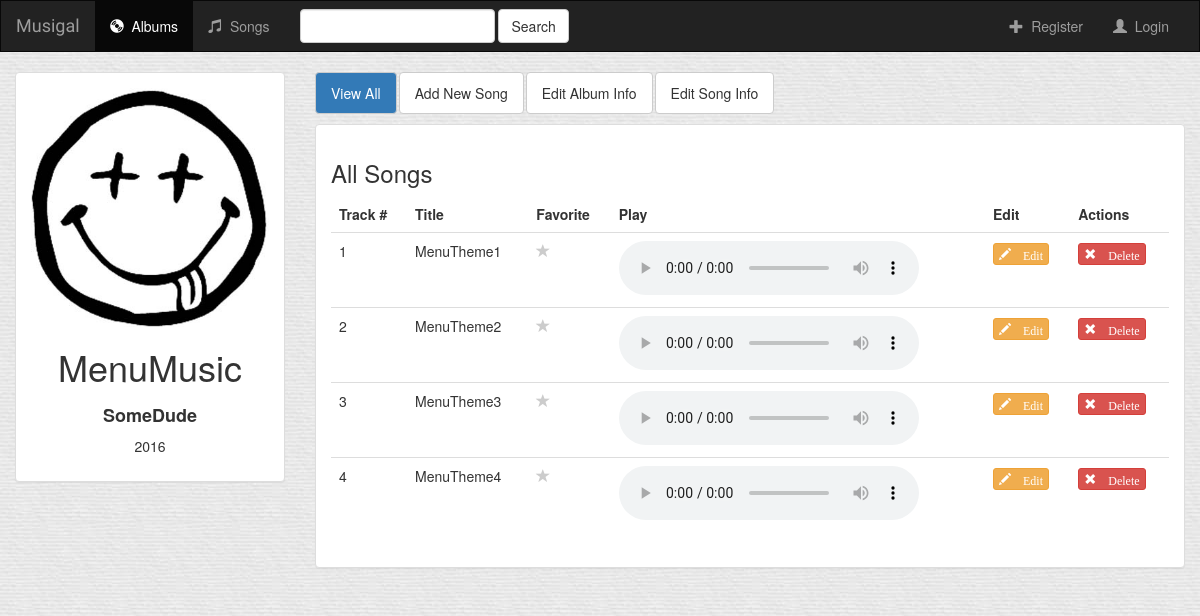
Page /music/album/1/ on the committed database.
### music/models.py (models this page shows, shortened)
class Album(models.Model):
	artist = models.CharField(max_length = 250)
	title = models.CharField(max_length = 500)
	year = models.CharField(max_length = 4)
	logo = models.FileField()
	is_favorite = models.BooleanField(default = False)
	def __str__(self):
		return self.title + ' - ' + self.artist

class Song(models.Model):
	album = models.ForeignKey(Album, on_delete = models.CASCADE)
	title = models.CharField(max_length = 250)
	file = models.FileField(default = '')
	track_number = models.IntegerField(default = 1)
	is_favorite = models.BooleanField(default = False)

### music/views.py (the view)
# urls.py: url(r'album/(?P<pk>[0-9]+)/$', views.DetailView.as_view(), name='detail'),
class DetailView(generic.DetailView):
	model = Album
	template_name = 'music/detail.html'
	def get_context_data(self, **kwargs):
		context = super(DetailView, self).get_context_data(**kwargs)
		context['link_detail'] = True
		context['header_text'] = "All Songs"
		return context

### music/templates/music/detail.html (shortened to what this page needs)
{% extends 'music/detail-base.html' %}
{% block albums_active %}active{% endblock %}
{% block detail_body %}
<h3>{{ header_text }}</h3>
<table class="table">
	<thead>
		<tr>
			<td>Track #</td>
			<td>Title</td>
			<td>Favorite</td>
			<td>Play</td>
			<td>Edit</td>
			<td>Actions</td>
		</tr>
	</thead>
	<tbody>
		{% for song in album.song_set.all %}
			<tr>
				<td>{{ song.track_number }}</td>
				<td>{{ song.title }}</td>
				<td>
					<a href="{% url 'music:song-favorite' pk=album.id song_id=song.id %}" class="btn-favorite">
						<span class="glyphicon glyphicon-star {% if song.is_favorite %}active{% endif %}"></span>
					</a>
				</td>
				<td>
					{% if song.file %}
						<audio controls>
							<source src="{{ song.file.url }}">
						</audio>
					{% else %}
						No file uploaded.
					{% endif %}
				</td>
				<td>
					<a href="{% url 'music:song-update' pk=album.id song_id=song.id %}">
						<button type="button" class="btn btn-warning btn-xs">
							<span class="glyphicon glyphicon-pencil"> Edit</span>
						</button>
					</a>
				</td>
				<td>
					<form action="{% url 'music:song-delete' pk=album.id song_id=song.id %}" method="post" style="display:inline;">
						<button type="submit" class="btn btn-danger btn-xs">
							<span class="glyphicon glyphicon-remove"> Delete</span>
						</button>
					</form>
				</td>
			</tr>
		{% endfor %}
	</tbody>
</table>
{% endblock %}

### music/templates/music/detail-base.html (shortened to what this page needs)
{% extends 'music/base.html' %}
{% block body %}
<div class="container-fluid songs-container">
	<div class="row">
		<div class="col-sm-4 col-md-3">
			<div class="panel panel-default">
				<div class="panel-body">
					<a href="{% url 'music:detail' album.id %}">
						{% if album.logo %}
							<img src="{{ album.logo.url }}" class="img-responsive center-block">
						{% else %}
							<h3>No image to display</h3>
						{% endif %}
					</a>
					<div class="album-info">
						<h1>{{ album.title }}</h1>
						<h2>{{ album.artist }}</h2>
						<p>{{ album.year }}</p>
					</div>
				</div>
			</div>
		</div>
		<div class="col-sm-8 col-md-9">
			<ul class="nav nav-pills" style="margin-bottom:10px;">
				<li role="presentation" class="{% if link_detail %}active{% endif %}">
					<a class="btn btn-default" href="{% url 'music:detail' pk=album.id %}">View All</a></li>
				<li role="presentation" class="{% if link_song_create %}active{% endif %}">
					<a class="btn btn-default" href="{% url 'music:song-add' pk=album.id %}">Add New Song</a></li>
				<li role="presentation" class="{% if link_album_update %}active{% endif %}">
					<a class="btn btn-default" href="{% url 'music:album-update' pk=album.id %}">Edit Album Info</a></li>
				<li role="presentation" class="{% if link_song_update %}active{% endif %}">
					<a class="btn btn-default" href="#">Edit Song Info</a></li>
			</ul>
			<div class="panel panel-default">
				<div class="panel-body">
					{% block detail_body %}
					{% endblock %}
				</div>
			</div>
		</div>
	</div>
</div>
{% endblock %}

### music/static/music/style.css (style rules this page uses)
body { background: white url('images/background.jpg'); }
.glyphicon-star { color: #CCCCCC; }
.album-info { text-align: center; }
h2 { font-weight: bold; font-size: 18px; }
thead { font-weight: bold; }

### rows in the picture
Album: logo (picture), title "MenuMusic", artist "SomeDude", year "2016"
Song: track_number "1", title "MenuTheme1", is_favorite False (drawn)
Song: track_number "2", title "MenuTheme2", is_favorite False (drawn)
Song: track_number "3", title "MenuTheme3", is_favorite False (drawn)
Song: track_number "4", title "MenuTheme4", is_favorite False (drawn)

### other values in the picture
{{ header_text }} "All Songs"
